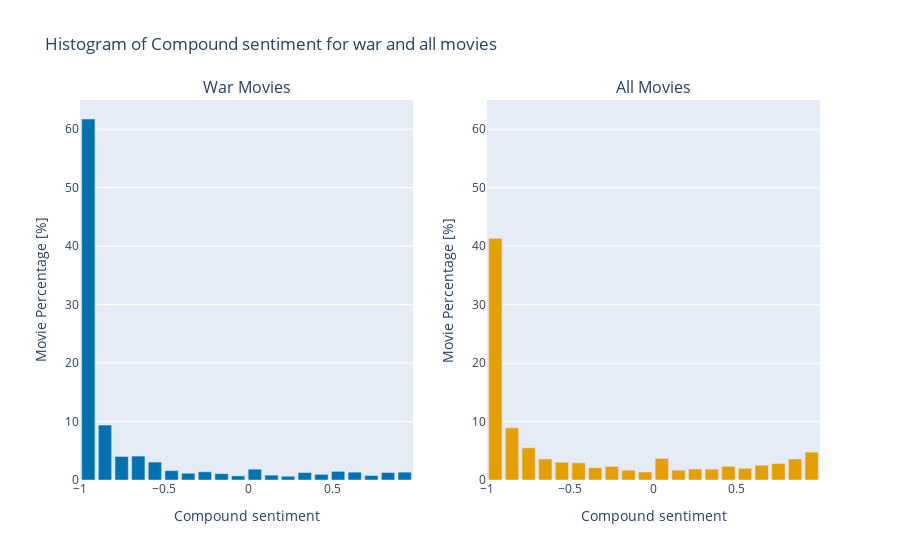

The cell this chart's notebook holds for it:
### Code cell
# Calculate histogram with fixed bin edges for war movies
counts_war, bin_edges_war = np.histogram(all_movies_war_summary['sentiment'], bins=20)
percentages_war = counts_war / len(all_movies_war_summary) * 100
bin_midpoints_war = (bin_edges_war[:-1] + bin_edges_war[1:]) / 2
histogram_data_war = pd.DataFrame({'Bin Midpoints': bin_midpoints_war, 'Percentage': percentages_war})

# Calculate histogram with fixed bin edges for all movies
counts_all, bin_edges_all = np.histogram(all_movies_summary['sentiment'], bins=20)
percentages_all = counts_all / len(all_movies_summary) * 100
bin_midpoints_all = (bin_edges_all[:-1] + bin_edges_all[1:]) / 2
histogram_data_all = pd.DataFrame({'Bin Midpoints': bin_midpoints_all, 'Percentage': percentages_all})

# Create subplots
fig = sp.make_subplots(rows=1, cols=2, subplot_titles=['War Movies', 'All Movies'])

# Add bar chart for war movie
fig.add_trace(go.Bar(x=histogram_data_war['Bin Midpoints'], y=histogram_data_war['Percentage'], name='War Movies', marker_color='rgb(0, 114, 178)'),
              row=1, col=1)
fig.update_xaxes(title_text='Compound sentiment', row=1, col=1)
fig.update_yaxes(title_text='Movie Percentage [%]', row=1, col=1)  

# Add bar chart for all movie
fig.add_trace(go.Bar(x=histogram_data_all['Bin Midpoints'], y=histogram_data_all['Percentage'], name='All Movies', marker_color='rgb(230, 159, 0)'),
              row=1, col=2)
fig.update_xaxes(title_text='Compound sentiment', row=1, col=2)
fig.update_yaxes(title_text='Movie Percentage [%]', row=1, col=2, range=[0, 65])  

# Update layout
fig.update_layout(
   title_text='Histogram of Compound sentiment for war and all movies',
    showlegend=False 
)

fig.show()

### Figure 1 — Plotly figure (JSON) as saved in the notebook; plotly's stock layout.template omitted (floating-point values rounded to 4 significant figures)
{"data": [{"marker": {"color": "rgb(0, 114, 178)"}, "name": "War Movies", "type": "bar", "x": [-0.9504, -0.8513, -0.7523, -0.6533, -0.5542, -0.4552, -0.3562, -0.2571, -0.1581, -0.05907, 0.03997, 0.139, 0.238, 0.3371, 0.4361, 0.5351, 0.6342, 0.7332, 0.8322, 0.9313], "xaxis": "x", "y": [61.73, 9.393, 4.026, 4.089, 3.067, 1.597, 1.15, 1.406, 1.086, 0.7029, 1.853, 0.8307, 0.639, 1.278, 0.9585, 1.47, 1.342, 0.7668, 1.278, 1.342], "yaxis": "y"}, {"marker": {"color": "rgb(230, 159, 0)"}, "name": "All Movies", "type": "bar", "x": [-0.95, -0.8501, -0.7501, -0.6501, -0.5502, -0.4502, -0.3503, -0.2503, -0.1503, -0.05038, 0.04958, 0.1495, 0.2495, 0.3495, 0.4494, 0.5494, 0.6493, 0.7493, 0.8493, 0.9492], "xaxis": "x2", "y": [41.34, 8.928, 5.507, 3.604, 3.031, 2.95, 2.092, 2.324, 1.678, 1.367, 3.682, 1.682, 1.886, 1.86, 2.341, 2.005, 2.531, 2.824, 3.594, 4.774], "yaxis": "y2"}], "layout": {"annotations": [{"font": {"size": 16}, "showarrow": false, "text": "War Movies", "x": 0.225, "xanchor": "center", "xref": "paper", "y": 1, "yanchor": "bottom", "yref": "paper"}, {"font": {"size": 16}, "showarrow": false, "text": "All Movies", "x": 0.775, "xanchor": "center", "xref": "paper", "y": 1, "yanchor": "bottom", "yref": "paper"}], "showlegend": false, "title": {"text": "Histogram of Compound sentiment for war and all movies"}, "xaxis": {"anchor": "y", "domain": [0, 0.45], "title": {"text": "Compound sentiment"}}, "xaxis2": {"anchor": "y2", "domain": [0.55, 1], "title": {"text": "Compound sentiment"}}, "yaxis": {"anchor": "x", "domain": [0, 1], "title": {"text": "Movie Percentage [%]"}}, "yaxis2": {"anchor": "x2", "domain": [0, 1], "range": [0, 65], "title": {"text": "Movie Percentage [%]"}}}}
